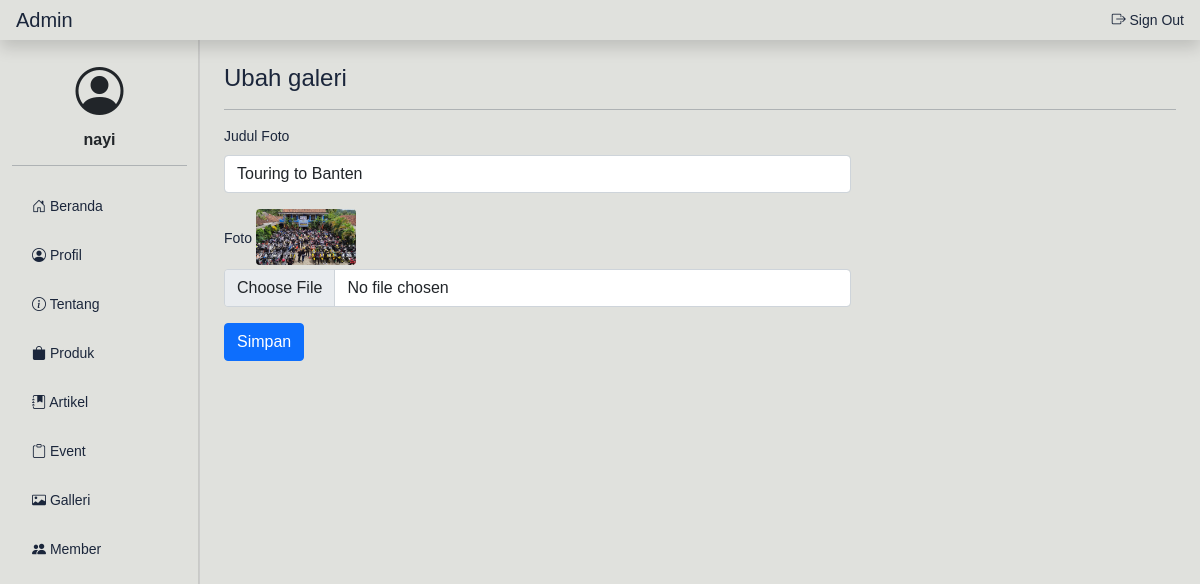
The app's page /admin/galleri_ubah.php?id=8 (signed in) with its own data.
### tables this page shows
CREATE TABLE `galeri` (
  `id_galeri` int(11) NOT NULL,
  `foto_galeri` varchar(255) NOT NULL,
  `judul` varchar(255) DEFAULT NULL
);

### admin/galleri_ubah.php (the view, shortened to what this page needs)
<?php
include "header.php";
$id_galeri = $_GET["id"];
$ambil_galeri = $koneksi->query("SELECT * FROM galeri WHERE id_galeri = '$id_galeri'");
$galeri = $ambil_galeri->fetch_assoc();
?>
<h4>Ubah galeri</h4>
<hr>
<div class="row">
	<div class="col-md-8">
		<form method="post" enctype="multipart/form-data">
			<div class="mb-3">
				<label class="form-label">Judul Foto</label>
				<input type="text" class="form-control" name="judul" value="<?php echo $galeri['judul']; ?>" required>
			</div>
			<div class="mb-3">
				<label class="form-label">Foto</label>
				<img src="../assets/file/<?php echo $galeri["foto_galeri"]; ?>" width="100" class="rounded mb-1">
				<input type="file" class="form-control" name="foto_galeri">
			</div>
			<div class="mb-3">
				<button class="btn btn-primary" name="simpan">Simpan</button>
			</div>
		</form>
	</div>
</div>
<?php
include "footer.php";
?>

### admin/header.php (shortened to what this page needs)
<?php
include "../koneksi.php";
$id = $_SESSION['admin']['id_admin'];
$aa = $koneksi->query("SELECT * FROM admin WHERE id_admin = '$id'");
$admin = $aa->fetch_assoc();
?>
<!DOCTYPE html>
<html>
<head>
	<link rel="stylesheet" href="../assets/css/bootstrap.css">
	<link rel="stylesheet" href="https://cdn.jsdelivr.net/npm/bootstrap-icons@1.5.0/font/bootstrap-icons.css">
	<link rel="stylesheet" href="../assets/css/dashboard.css">
	<link rel="stylesheet" href="../assets/css/dataTables.bootstrap5.min.css">
</head>
<body>
	<header class="navbar navbar-dark bg-dark sticky-top flex-md-nowrap p-0 shadow">
		<a class="navbar-brand col-md-3 col-lg-2 me-0 px-3" href="#">Admin</a>
		<ul class="navbar-nav px-3 ms-auto">
			<li class="nav-item text-nowrap">
				<a class="nav-link" href="logout.php">
					<i class="bi bi-box-arrow-right"></i> Sign Out
				</a>
			</li>
		</ul>
	</header>
	<div class="container-fluid">
		<div class="row">
			<nav id="sidebar" class="col-md-3 col-lg-2 d-md-block bg-white sidebar collapse position-fixed top-0 bottom-0 pt-5">
				<div class="position-sticky">
					<a href="profil_admin.php" class="text-decoration-none">
						<div class="container text-center pt-3">
							<span class="bi bi-person-circle display-5 text-dark"></span>
							<h6 class="pt-2 text-dark"><?php echo $admin["nama_admin"]; ?></h6>
						</div>
					</a>
					<hr>
					<ul class="nav flex-column">
	<li class="nav-item">
		<a class="nav-link text-dark" href="index.php">
			<i class="bi bi-house-door"></i> Beranda
		</a>
	</li>
	<li class="nav-item">
	<li class="nav-item">
		<a class="nav-link text-dark" href="profil_admin.php">
			<i class="bi bi-person-circle"></i> Profil
		</a>
	</li>
		<a class="nav-link text-dark" href="tentang_tampil.php">
			<i class="bi bi-info-circle"></i> Tentang
		</a>
	</li>
	<li class="nav-item">
		<a class="nav-link text-dark" href="produk_tampil.php">
			<i class="bi bi-bag-fill"></i> Produk
		</a>
	</li>
	<li class="nav-item">
		<a class="nav-link text-dark" href="berita_tampil.php">
			<i class="bi bi-journal-bookmark-fill"></i> Artikel
		</a>
	</li>
		<li class="nav-item">
		<a class="nav-link text-dark" href="kegiatan_tampil.php">
			<i class="bi bi-clipboard"></i> Event
		</a>
	</li>
	<li class="nav-item">
		<a class="nav-link text-dark" href="galleri_tampil.php">
			<i class="bi bi-card-image"></i> Galleri
		</a>
	</li>
	<li class="nav-item">
	<a class="nav-link text-dark" href="member_tampil.php">
		<i class="bi bi-people-fill"></i> Member
	</a>
</li>
</ul>
				</div>
			</nav>
			<main class="col-md-9 ms-sm-auto col-lg-10 offset-md-3 offset-lg-2 px-md-4 py-4">

### assets/css/dashboard.css (style rules this page uses)
body { font-size: 0.875rem; }
.sidebar { z-index: 100; box-shadow: inset -1px 0 0 0 rgba(0, 0, 0, 0.1); }

### admin/header.php (style rules this page uses)
body { background-color: #E0E1DD; color: #1B263B; font-family: 'Poppins', sans-serif; }
.navbar { background-color: #E0E1DD !important; }
.navbar .nav-link, .navbar .navbar-brand { color: #1B263B !important; transition: color 0.3s ease; }
.sidebar { background-color: #E0E1DD !important; border-right: 1px solid #ccc; }
.sidebar .nav-link { color: #1B263B !important; transition: background-color 0.3s, color 0.3s; font-weight: 500; border-radius: 8px; margin: 4px 8px; padding: 10px 12px; }
.sidebar .container h6 { font-weight: 600; color: #1B263B; }

### records on screen
galeri: judul "Touring to Banten", foto_galeri (picture)

### other values on screen
$admin["nama_admin"] "nayi"
